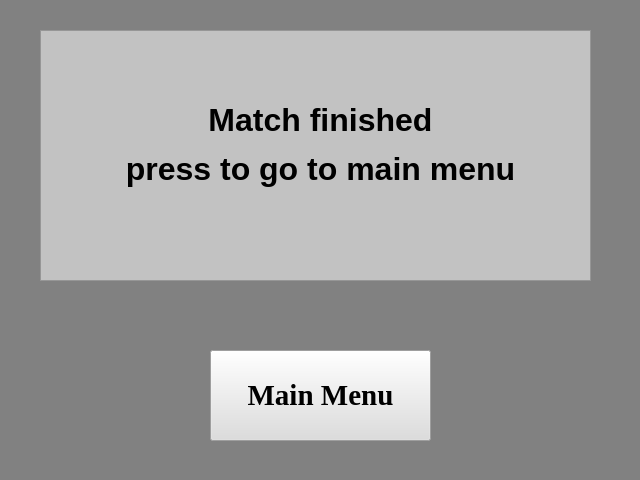
<?xml version="1.0" encoding="UTF-8"?>
<ui version="4.0">
 <class>lastWindow</class>
 <widget class="QMainWindow" name="lastWindow">
  <property name="geometry">
   <rect>
    <x>0</x>
    <y>0</y>
    <width>640</width>
    <height>480</height>
   </rect>
  </property>
  <property name="sizePolicy">
   <sizepolicy hsizetype="Preferred" vsizetype="Preferred">
    <horstretch>0</horstretch>
    <verstretch>0</verstretch>
   </sizepolicy>
  </property>
  <property name="windowTitle">
   <string>Match Finished</string>
  </property>
  <property name="styleSheet">
   <string notr="true">background-color: rgb(129, 129, 129);</string>
  </property>
  <widget class="QWidget" name="centralwidget">
   <widget class="QFrame" name="frame">
    <property name="geometry">
     <rect>
      <x>40</x>
      <y>30</y>
      <width>551</width>
      <height>251</height>
     </rect>
    </property>
    <property name="styleSheet">
     <string notr="true">background-color: rgb(194, 194, 194);</string>
    </property>
    <property name="frameShape">
     <enum>QFrame::StyledPanel</enum>
    </property>
    <property name="frameShadow">
     <enum>QFrame::Raised</enum>
    </property>
    <widget class="QLabel" name="label">
     <property name="geometry">
      <rect>
       <x>70</x>
       <y>50</y>
       <width>421</width>
       <height>131</height>
      </rect>
     </property>
     <property name="text">
      <string>&lt;html&gt;&lt;head/&gt;&lt;body&gt;&lt;p align=&quot;center&quot;&gt;&lt;span style=&quot; font-size:24pt; font-weight:600;&quot;&gt;Match finished&lt;/span&gt;&lt;/p&gt;&lt;p align=&quot;center&quot;&gt;&lt;span style=&quot; font-size:24pt; font-weight:600;&quot;&gt;press to go to main menu&lt;/span&gt;&lt;/p&gt;&lt;/body&gt;&lt;/html&gt;</string>
     </property>
    </widget>
   </widget>
   <widget class="QPushButton" name="mainMenuBtn">
    <property name="geometry">
     <rect>
      <x>210</x>
      <y>350</y>
      <width>221</width>
      <height>91</height>
     </rect>
    </property>
    <property name="font">
     <font>
      <family>Times New Roman</family>
      <pointsize>22</pointsize>
      <weight>75</weight>
      <bold>true</bold>
     </font>
    </property>
    <property name="styleSheet">
     <string notr="true">background-color: rgb(221, 221, 221);</string>
    </property>
    <property name="text">
     <string>Main Menu</string>
    </property>
   </widget>
  </widget>
  <widget class="QMenuBar" name="menubar">
   <property name="geometry">
    <rect>
     <x>0</x>
     <y>0</y>
     <width>640</width>
     <height>21</height>
    </rect>
   </property>
  </widget>
  <widget class="QStatusBar" name="statusbar"/>
 </widget>
 <resources/>
 <connections/>
</ui>
